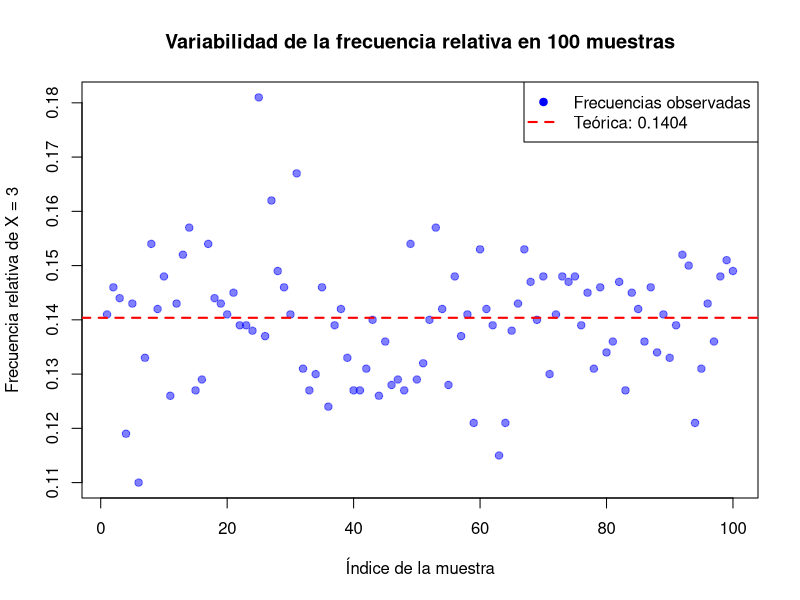
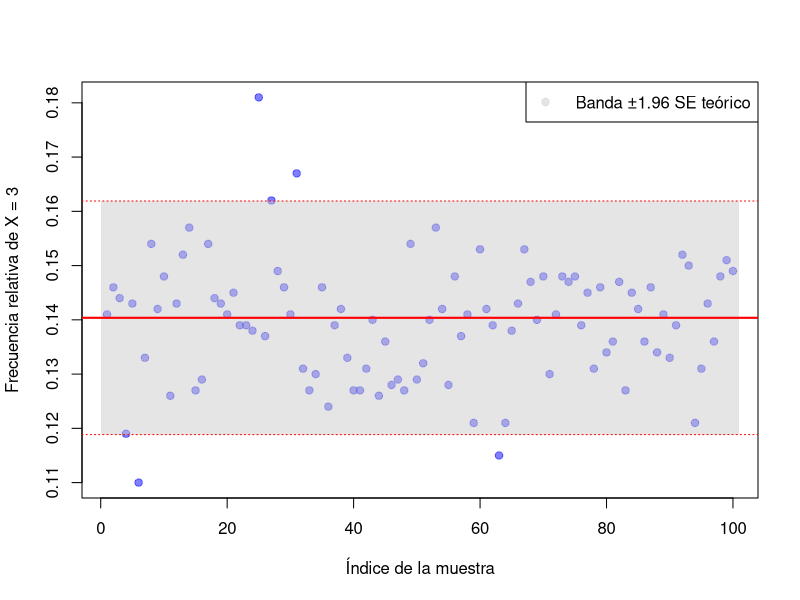
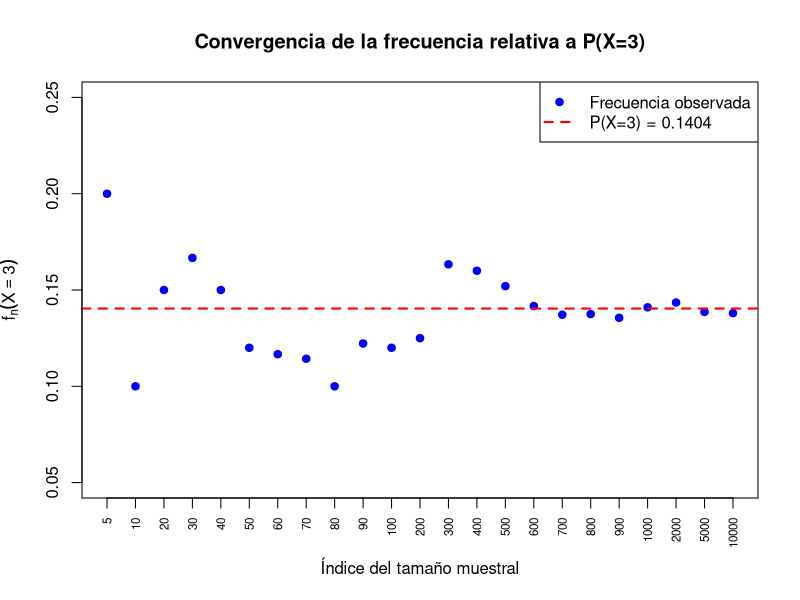
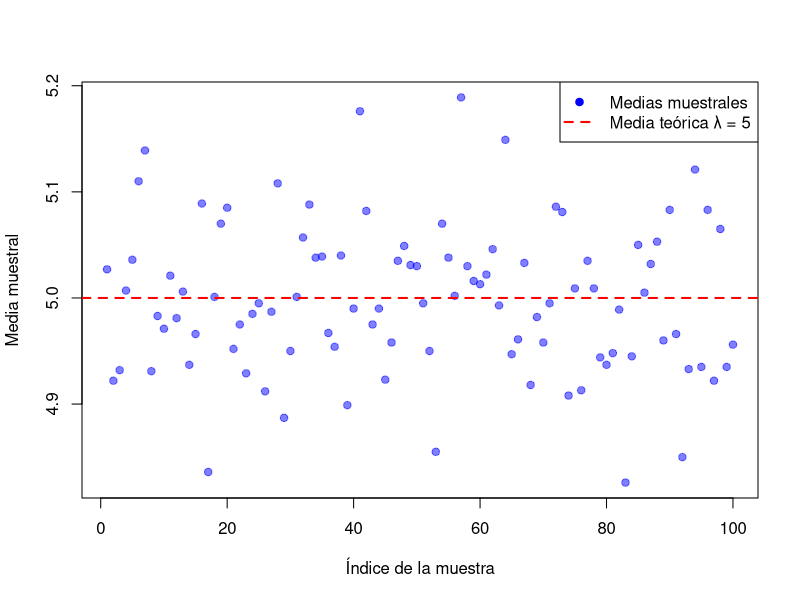
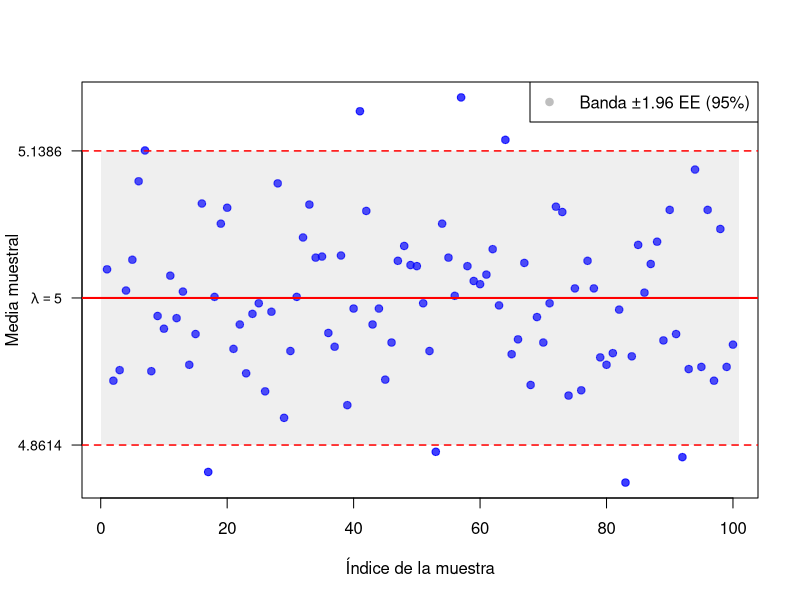
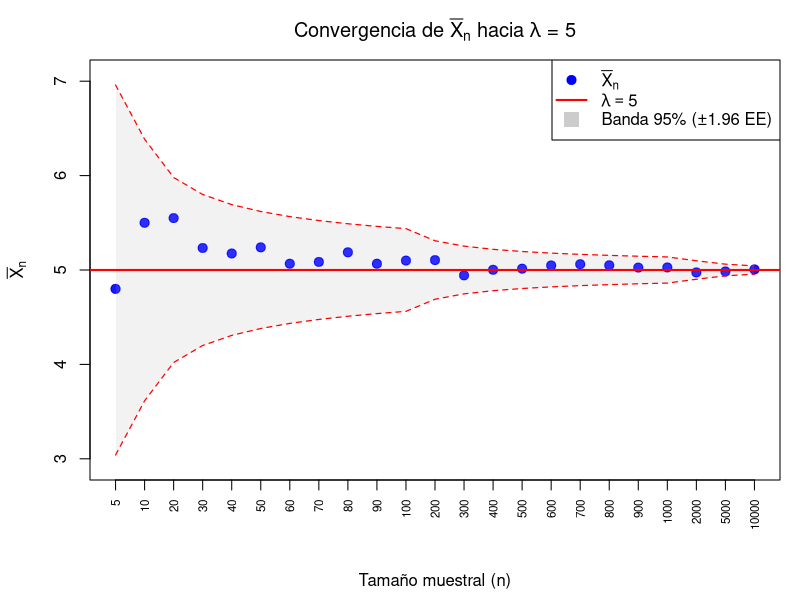

The R source for these figures, in order:
## ---- chunk 1
# 1. Definir los parámetros
n <- 1000
lambda <- 5
k <- 3

# Fijar semilla para que el resultado sea reproducible
set.seed(1)

# 2. Realizar los cálculos
prob_teorica <- dpois(k, lambda)
muestra <- rpois(n, lambda)

frec_abs <- sum(muestra == k)
frec_rel <- frec_abs / n
diferencia <- abs(frec_rel - prob_teorica)

# 3. Crear el Data Frame
resultados_df <- data.frame(
  Tamano_Muestra = n,
  Frecuencia_Absoluta = frec_abs,
  Frecuencia_Relativa = round(frec_rel, 4),
  Prob_Teorica = round(prob_teorica, 4),
  Diferencia = round(diferencia, 4)
)

# Renombrar las columnas para presentación
colnames(resultados_df) <- c("Tamaño de la Muestra", 
                             "Frecuencia Absoluta", 
                             "$f_n(X = 3)$", 
                             "$P(X=3)$", 
                             "Diferencia")

# 4. Generar la tabla con kable
knitr::kable(
      resultados_df,
      align = "c",
      caption = "Comparación de Probabilidad Teórica vs. Empírica (Poisson λ=5, X=3)"
      )
## ---- chunk 2
# Fijar semilla para reproducibilidad
set.seed(1)

# Parámetros
B <- 100          # número de muestras
n <- 1000         # tamaño de cada muestra
lambda <- 5

# Probabilidad teórica de X = 3
p_teorica <- dpois(3, lambda)  # = exp(-5)*5^3/6

# Generar 100 muestras y calcular frecuencias relativas
frec_rel <- replicate(B, mean(rpois(n, lambda) == 3))

# Gráfico de dispersión
plot(1:B, frec_rel,
     xlab = "Índice de la muestra",
     ylab = "Frecuencia relativa de X = 3",
     main = "Variabilidad de la frecuencia relativa en 100 muestras",
     pch = 19, col = rgb(0, 0, 1, 0.5),
     ylim = range(c(frec_rel, p_teorica))  # para asegurar que la línea se vea
)

# Línea horizontal en la probabilidad teórica
abline(h = p_teorica, col = "red", lwd = 2, lty = 2)

# También se puede añadir una leyenda
legend("topright", legend = c("Frecuencias observadas", 
                              paste0("Teórica: ", round(p_teorica, 4))),
       col = c("blue", "red"), pch = c(19, NA), lty = c(NA, 2), lwd = c(NA, 2))
## ---- chunk 3
# Fijar semilla para reproducibilidad
set.seed(1)

# Parámetros
B <- 100          # número de muestras
n <- 1000         # tamaño de cada muestra
lambda <- 5

# Probabilidad teórica de X = 3
p_teorica <- dpois(3, lambda)  # = exp(-5)*5^3/6

# Generar 100 muestras y calcular frecuencias relativas
frec_rel <- replicate(B, mean(rpois(n, lambda) == 3))

# Calcular error estándar teórico
se_teorico <- sqrt(p_teorica * (1 - p_teorica) / n)

# También podemos calcular la desviación estándar empírica de las frecuencias
se_empirico <- sd(frec_rel)

# Crear gráfico de dispersión
plot(1:B, frec_rel,
     xlab = "Índice de la muestra",
     ylab = "Frecuencia relativa de X = 3",
     pch = 19, col = rgb(0, 0, 1, 0.5),
     ylim = range(c(frec_rel, p_teorica - 1.96*se_teorico, p_teorica + 1.96*se_teorico))
)

# Añadir banda de ±1.96 errores estándar teóricos
rect(xleft = 0, xright = B+1, 
     ybottom = p_teorica - 1.96*se_teorico, 
     ytop = p_teorica + 1.96*se_teorico,
     col = rgb(0.8, 0.8, 0.8, 0.5), border = NA)

# Línea horizontal en la probabilidad teórica
abline(h = p_teorica, col = "red", lwd = 2, lty = 1) # sólida para que destaque

# Opcional: añadir líneas punteadas en los límites de la banda
abline(h = p_teorica + 1.96*se_teorico, col = "red", lwd = 1, lty = 3)
abline(h = p_teorica - 1.96*se_teorico, col = "red", lwd = 1, lty = 3)

# Leyenda
legend("topright", 
       legend = c("Banda ±1.96 SE teórico"),
       col = c(rgb(0.8,0.8,0.8,0.5)), 
       pch = c(19, NA, 15), 
       lty = c(NA, 1, NA), 
       lwd = c(NA, 2, NA),
       pt.cex = c(1, NA, 2))
## ---- chunk 4
set.seed(1)

# Tamaños muestrales
tamanos <- c(5, 10, 20, 30, 40, 50, 60, 70, 80, 90,
             100, 200, 300, 400, 500, 600, 700, 800, 900, 1000, 2000, 5000, 10000)

lambda <- 5

# Generar la muestra más grande y tomar subconjuntos (diseño anidado)
muestra_total <- rpois(max(tamanos), lambda)

p_teorica <- dpois(3, 5)

frec_abs <- sapply(tamanos, function(n) sum(muestra_total[1:n] == 3))
frec_rel <- frec_abs / tamanos

tabla_resultados <- data.frame(
  Tamaño = tamanos,
  Frec_Absoluta = frec_abs,
  Frec_Relativa = round(frec_rel, 4),
  Error = round(frec_rel - p_teorica, 4)
)

knitr::kable(tabla_resultados,
             caption = "Frecuencia absoluta y relativa de X = 3, y error respecto a la probabilidad teórica",
             col.names = c("Tamaño muestral (n)",
                           "Frecuencia absoluta (éxitos)",
                           "Frecuencia relativa $f_n(X = 3)$",
                           "Error $f_n(X = 3) - P(X=3)$"),
             align = "c")
## ---- chunk 5
# Parámetros (se reutiliza la misma muestra anidada para coherencia)
lambda <- 5
p_teorica <- dpois(3, lambda)  # e^{-5} · 5^3 / 3! ≈ 0.1404

# Tamaños muestrales
tamanos <- c(5, 10, 20, 30, 40, 50, 60, 70, 80, 90,
             100, 200, 300, 400, 500, 600, 700, 800, 900, 1000, 2000, 5000, 10000)
k <- length(tamanos)

# Frecuencias relativas del diseño anidado (ya calculadas con set.seed(1))
set.seed(1)
muestra_total <- rpois(max(tamanos), lambda)
frec_rel <- sapply(tamanos, function(n) mean(muestra_total[1:n] == 3))

# Gráfico
plot(1:k, frec_rel,
     xlab = "Índice del tamaño muestral",
     ylab = expression(f[n](X == 3)),
     xaxt = "n", pch = 19, col = "blue",
     ylim = c(0.05, 0.25),
     main = "Convergencia de la frecuencia relativa a P(X=3)")
axis(1, at = 1:k, labels = tamanos, las = 2, cex.axis = 0.7)
abline(h = p_teorica, col = "red", lwd = 2, lty = 2)
legend("topright",
       legend = c("Frecuencia observada",
                  paste0("P(X=3) = ", round(p_teorica, 4))),
       col = c("blue", "red"), pch = c(19, NA), lty = c(NA, 2), lwd = c(NA, 2))
## ---- chunk 6
# Fijar semilla para reproducibilidad
set.seed(1)

# Parámetros
B <- 100          # número de muestras
n <- 1000         # tamaño de cada muestra
lambda <- 5       # media teórica

# Generar las 100 medias muestrales
medias <- replicate(B, mean(rpois(n, lambda)))

# Crear data frame con índice, media y error (solo primeras 20 filas)
tabla_medias <- data.frame(
  Muestra = 1:20,
  Media_muestral = round(medias[1:20], 4),
  Error = round(medias[1:20] - lambda, 4)
)

# Mostrar tabla con kable
knitr::kable(tabla_medias,
             caption = "Medias muestrales de las primeras 20 muestras.",
             col.names = c("Índice", "Media muestral $\\overline{X}$", "Error $\\overline{X} - \\lambda$"),
             align = "c")
## ---- chunk 7
# Fijar semilla para reproducibilidad
set.seed(1)

# Parámetros
B <- 100          # número de muestras
n <- 1000         # tamaño de cada muestra
lambda <- 5       # media teórica

# Generar las 100 medias muestrales
medias <- replicate(B, mean(rpois(n, lambda)))

# Gráfico de dispersión
plot(1:B, medias,
     xlab = "Índice de la muestra",
     ylab = "Media muestral",
     pch = 19, col = rgb(0, 0, 1, 0.5),
     ylim = range(c(medias, lambda)))  # para asegurar que la línea se vea

# Línea horizontal en la media teórica
abline(h = lambda, col = "red", lwd = 2, lty = 2)

# Leyenda
legend("topright", legend = c("Medias muestrales", 
                              paste0("Media teórica λ = ", lambda)),
       col = c("blue", "red"), pch = c(19, NA), lty = c(NA, 2), lwd = c(NA, 2))
## ---- chunk 8
# Fijar semilla para reproducibilidad
set.seed(1)

# Parámetros
B <- 100
n <- 1000
lambda <- 5

# Generar las 100 medias muestrales
medias <- replicate(B, mean(rpois(n, lambda)))

# Error estándar teórico y límites al 95%
ee <- sqrt(lambda / n)
lim_inf <- lambda - 1.96 * ee
lim_sup <- lambda + 1.96 * ee

# Gráfico de dispersión
plot(1:B, medias,
     xlab = "Índice de la muestra",
     ylab = "Media muestral",
     pch = 19, col = rgb(0, 0, 1, 0.5),
     ylim = range(c(medias, lim_inf - 0.02, lim_sup + 0.02)),
     yaxt = "n")

# Eje Y personalizado con los valores de los extremos
eje_y <- sort(unique(c(
  seq(round(lim_inf - 0.1, 1), round(lim_sup + 0.1, 1), by = 0.05),
  lambda, round(lim_inf, 4), round(lim_sup, 4)
)))
axis(2, at = c(lambda, round(lim_inf, 4), round(lim_sup, 4)),
     labels = c(expression(lambda == 5), 
                round(lim_inf, 4), 
                round(lim_sup, 4)),
     las = 1, cex.axis = 0.85)

# Banda sombreada del 95%
rect(0, lim_inf, B + 1, lim_sup, col = rgb(0.8, 0.8, 0.8, 0.3), border = NA)

# Redibujar puntos sobre la banda
points(1:B, medias, pch = 19, col = rgb(0, 0, 1, 0.5))

# Línea de la media teórica
abline(h = lambda, col = "red", lwd = 2)

# Líneas punteadas en los límites
abline(h = lim_inf, col = "red", lty = 2, lwd = 1.5)
abline(h = lim_sup, col = "red", lty = 2, lwd = 1.5)

# Leyenda
legend("topright",
       legend = c("Banda ±1.96 EE (95%)"),
       col = c("gray"),
       pch = c(19, NA, 15),
       lty = c(NA, 1, NA),
       lwd = c(NA, 2, NA),
       pt.cex = c(1, 1, 2),
       bg = "white")
## ---- chunk 9
set.seed(1)

# Tamaños muestrales
tamanos <- c(5, 10, 20, 30, 40, 50, 60, 70, 80, 90,
             100, 200, 300, 400, 500, 600, 700, 800, 900, 1000,
             2000, 5000, 10000)

lambda <- 5

# Generar la muestra más grande y tomar subconjuntos (diseño anidado)
muestra_total <- rpois(max(tamanos), lambda)

# Calcular estadísticos para cada tamaño
medias      <- sapply(tamanos, function(n) mean(muestra_total[1:n]))
error       <- medias - lambda
ee_teorico  <- sqrt(lambda / tamanos)

tabla <- data.frame(
  Tamano     = tamanos,
  Media      = round(medias, 4),
  Error      = round(error, 4),
  EE_teorico = round(ee_teorico, 4),
  Var_teorica = round(lambda / tamanos, 6)
)

knitr::kable(tabla,
             caption = "Convergencia de la media muestral conforme crece n",
             col.names = c("Tamaño muestral $(n)$",
                           "Media muestral $\\bar{X}_n$",
                           "Error $\\bar{X}_n - \\lambda$",
                           "SE teórico $\\sqrt{\\lambda/n}$",
                           "Varianza teórica $\\lambda/n$"),
             align = "c")
## ---- chunk 10
# Banda del 95% para cada tamaño (según el TCL)
lim_sup <- lambda + 1.96 * ee_teorico
lim_inf <- lambda - 1.96 * ee_teorico

# Índices para el eje X
idx <- seq_along(tamanos)

# Configurar márgenes para etiquetas del eje X
par(mar = c(6, 4.5, 3, 1))

# Gráfico base
plot(idx, medias,
     xlab = "",
     ylab = expression(bar(X)[n]),
     main = expression("Convergencia de " * bar(X)[n] * " hacia " * lambda * " = 5"),
     pch = 19, col = rgb(0, 0, 1, 0.7),
     xaxt = "n",
     ylim = c(min(lim_inf) - 0.1, max(lim_sup) + 0.1),
     cex = 1.2)

# Eje X con los tamaños muestrales
axis(1, at = idx, labels = tamanos, las = 2, cex.axis = 0.7)
mtext("Tamaño muestral (n)", side = 1, line = 4.5)

# Banda del 95% (polígono)
polygon(c(idx, rev(idx)),
        c(lim_sup, rev(lim_inf)),
        col = rgb(0.9, 0.9, 0.9, 0.5), border = NA)

# Redibujar puntos sobre la banda
points(idx, medias, pch = 19, col = rgb(0, 0, 1, 0.7), cex = 1.2)

# Línea de la media teórica
abline(h = lambda, col = "red", lwd = 2)

# Líneas punteadas de los límites del 95%
lines(idx, lim_sup, col = "red", lty = 2, lwd = 1.2)
lines(idx, lim_inf, col = "red", lty = 2, lwd = 1.2)

# Leyenda
legend("topright",
       legend = c(expression(bar(X)[n]),
                  expression(lambda == 5),
                  "Banda 95% (±1.96 EE)"),
       col = c("blue", "red", "gray80"),
       pch = c(19, NA, 15),
       lty = c(NA, 1, NA),
       lwd = c(NA, 2, NA),
       pt.cex = c(1.2, 1, 2),
       bg = "white")
